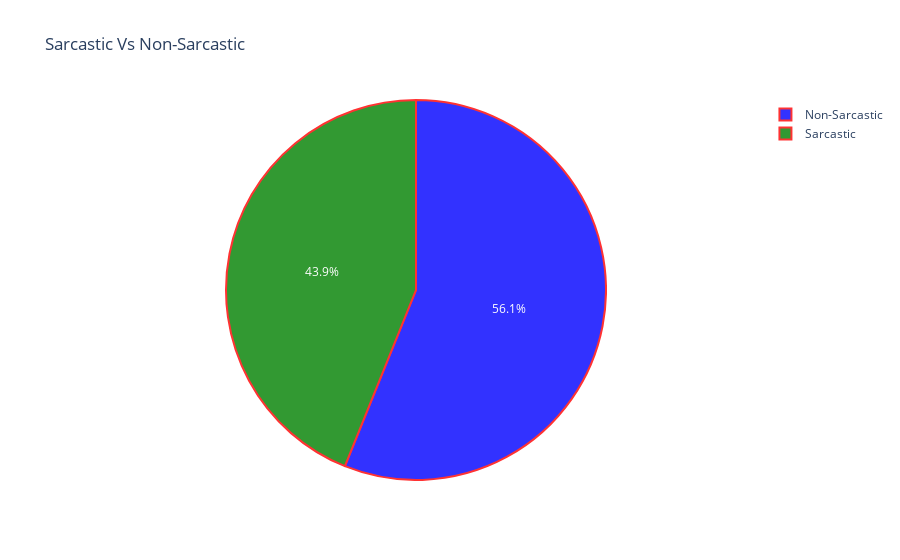

Here is the notebook cell this chart was saved with:
### Code cell
dataset_issarcastic = dataset_sarcastic['is_sarcastic'].value_counts()
labels = ['Non-Sarcastic', 'Sarcastic']
sizes = (np.array((dataset_issarcastic / dataset_issarcastic.sum())*100))
colors = ['blue', 'green']

trace = go.Pie(labels=labels, values=sizes, opacity = 0.8, hoverinfo='label+percent',
               marker=dict(colors=colors, line=dict(color='red', width=2)))
layout = go.Layout(
    title='Sarcastic Vs Non-Sarcastic'
)
data = [trace]
fig = go.Figure(data=data, layout=layout)
iplot(fig, filename="Sa_NonSa")

### Figure 1 — Plotly figure (JSON) as saved in the notebook; plotly's stock layout.template omitted (floating-point values rounded to 4 significant figures)
{"data": [{"hoverinfo": "label+percent", "labels": ["Non-Sarcastic", "Sarcastic"], "marker": {"colors": ["blue", "green"], "line": {"color": "red", "width": 2}}, "opacity": 0.8, "type": "pie", "values": [56.1, 43.9]}], "layout": {"title": {"text": "Sarcastic Vs Non-Sarcastic"}}}
